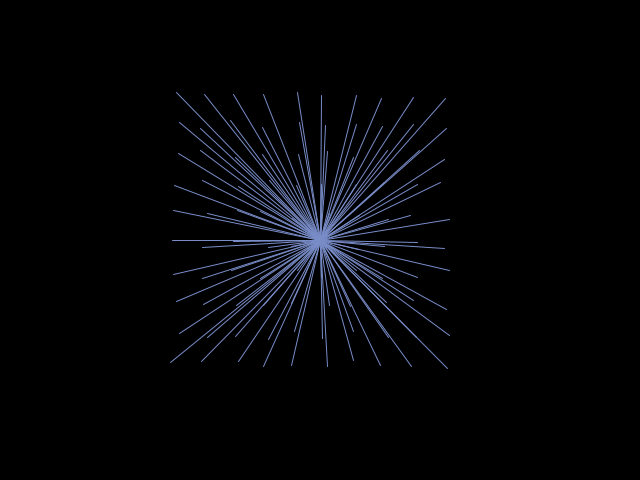
Frame 1 (no input)
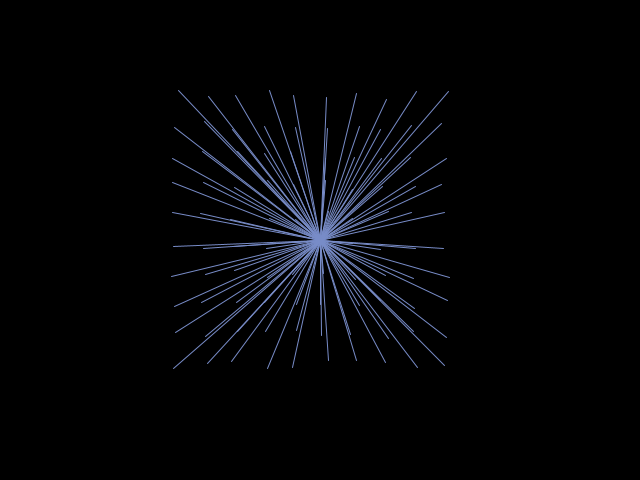
Frame 60 (the mouse pressed at the canvas centre just before this capture)
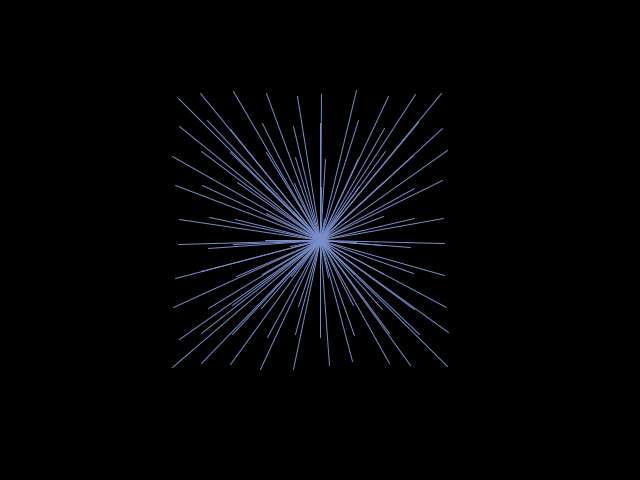
Frame 120 (the mouse held since frame 60 and released just before this capture)

The Processing sketch that drew these frames (run headless with seeded random() and noise(); from frame 60 on, the mouse is pressed at the canvas centre):

// Processing sketch: jittery
// ── jittery.pde
int nx;
int ny;
int gap;

void setup() {
  size(640, 480);
  nx = 10;
  ny = nx;
  gap = 30;
  mouseX = width/2;
  mouseY = height/2;
}

void draw() {
  clear();
  background(0, 0, 0);
  pushStyle();
  stroke(120, 140, 200);
  pushMatrix();
  translate(width/2-(nx*gap/2), height/2-(ny*gap/2));
  for(int x = 0; x < nx; x++) {
    for(int y = 0; y < ny; y++) {
      line(x*gap+random(0, 10), y*gap+random(0, 10),
        mouseX-width/2+(nx*gap/2), mouseY-height/2+(ny*gap/2));
    }
  }
  popMatrix();
  popStyle();
}

void mouseWheel(MouseEvent e) {
  nx -= int(e.getCount());
  ny = nx;
}
